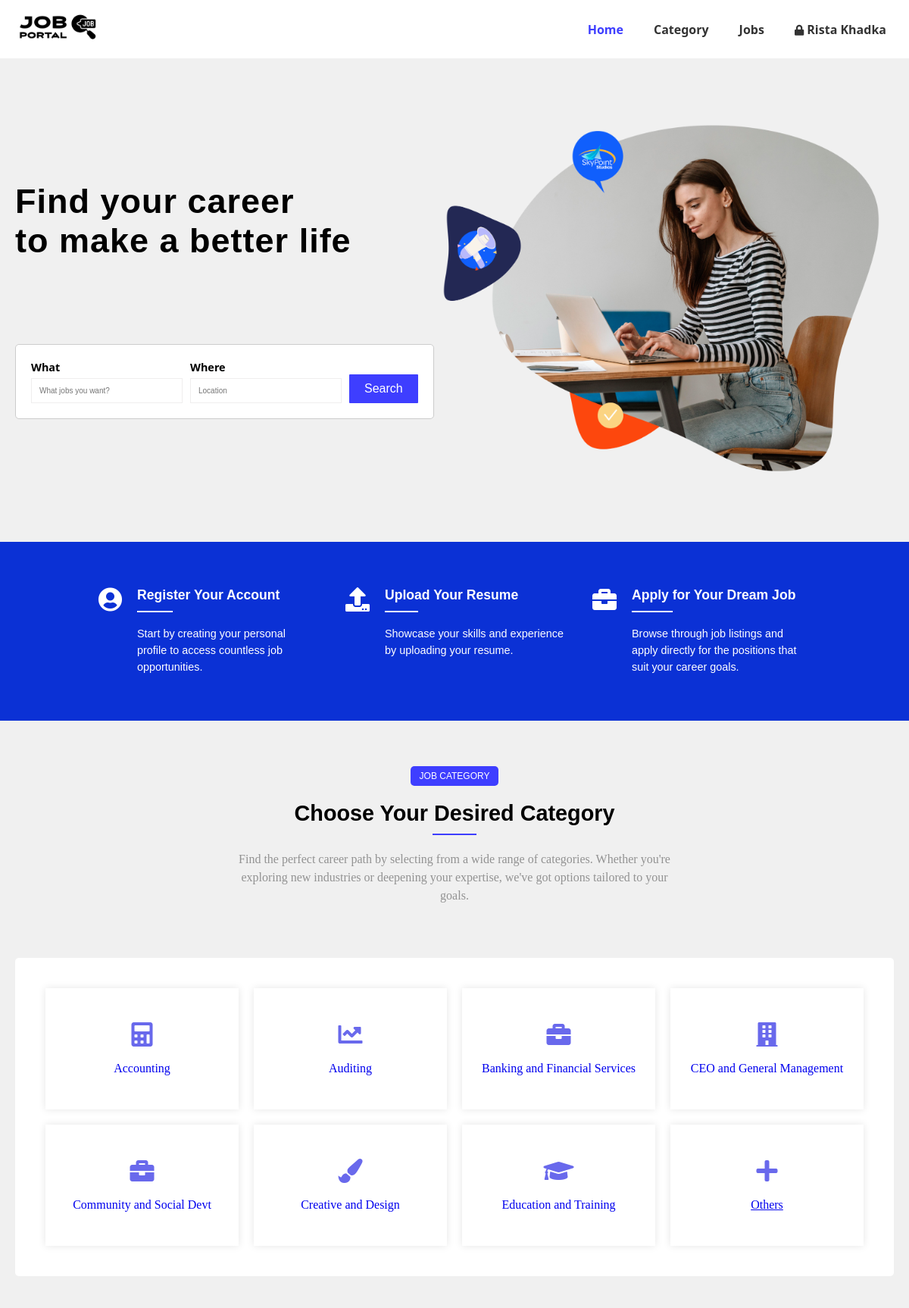
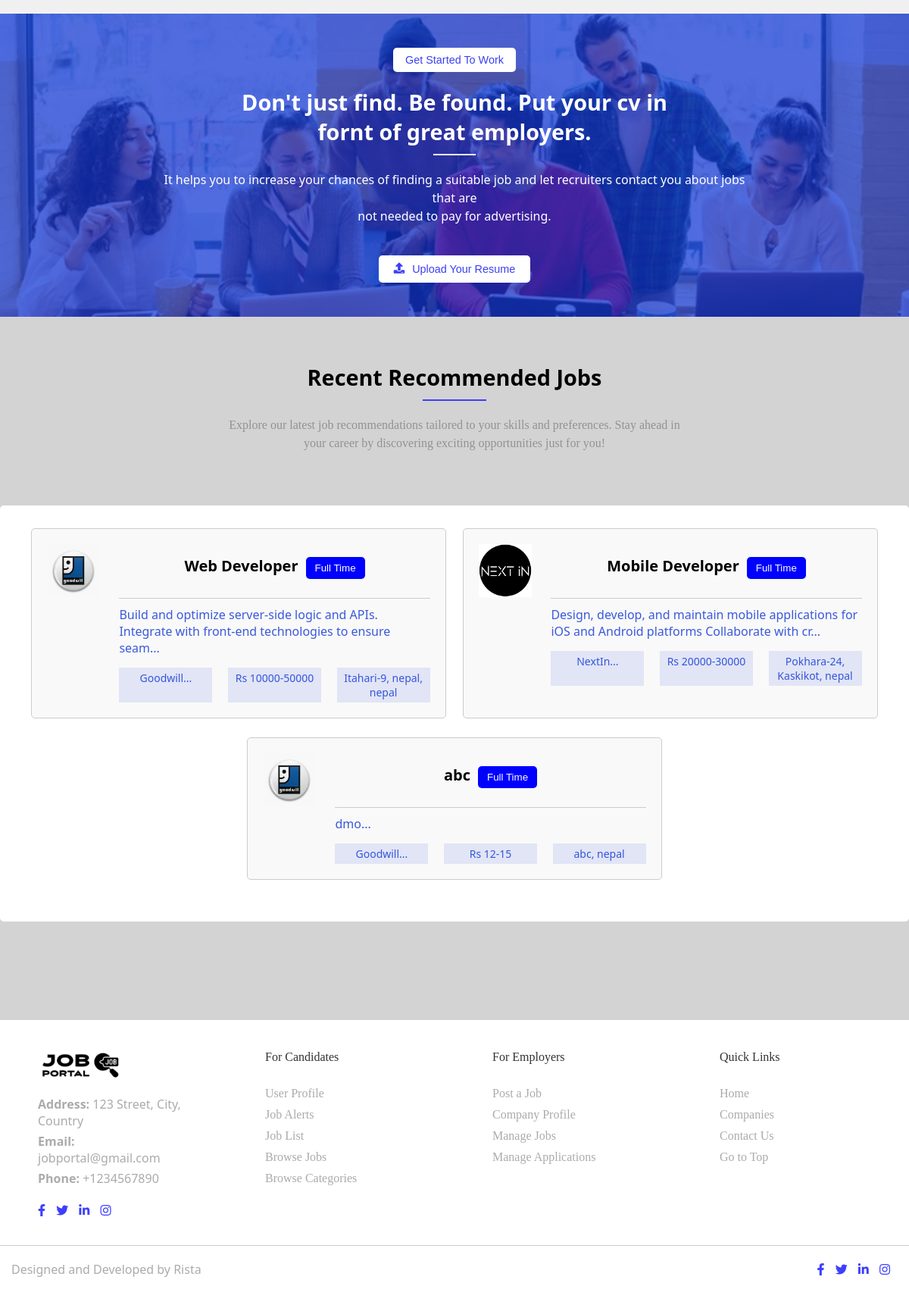
Screenshot of /jobseeker/dashboard.php (signed in) with the database file from the repository (2 pictures, top to bottom).
### tables this page shows
CREATE TABLE `user` (
  `userid` varchar(11) NOT NULL,
  `name` varchar(20) NOT NULL,
  `email` varchar(30) NOT NULL,
  `Phone_no` bigint(100) NOT NULL,
  `password` varchar(200) NOT NULL,
  `pp` blob NOT NULL,
  `gender` varchar(50) NOT NULL,
  `marital_status` varchar(50) NOT NULL,
  `immediate_available` varchar(50) NOT NULL,
  `date_of_birth` date NOT NULL,
  `skill` varchar(255) NOT NULL,
  `language` varchar(255) NOT NULL,
  `nationality` varchar(100) NOT NULL,
  `national_id_card` varchar(50) NOT NULL,
  `experience` int(11) NOT NULL,
  `career_level` varchar(100) NOT NULL,
  `industry` varchar(100) NOT NULL,
  `functional_area` varchar(100) NOT NULL,
  `current_salary` int(11) NOT NULL,
  `expected_salary` int(11) NOT NULL,
  `country` varchar(100) NOT NULL,
  `state` varchar(100) NOT NULL,
  `city` varchar(100) NOT NULL,
  `address` varchar(255) NOT NULL,
  `facebook_url` varchar(255) NOT NULL,
  `linkedin_url` varchar(255) NOT NULL,
  `create_datetime` datetime(6) NOT NULL
);

CREATE TABLE `jobs` (
  `id` int(11) NOT NULL,
  `title` varchar(20) NOT NULL,
  `city` varchar(256) NOT NULL,
  `company_name` varchar(20) NOT NULL,
  `type` varchar(20) NOT NULL,
  `category` varchar(20) NOT NULL,
  `gender` varchar(20) NOT NULL,
  `job_vacancy` int(11) NOT NULL,
  `salary_from` int(11) NOT NULL,
  `salary_to` int(11) NOT NULL,
  `shift` varchar(20) NOT NULL,
  `posted_date` date NOT NULL,
  `expiry_date` date NOT NULL,
  `career_level` varchar(20) NOT NULL,
  `salary_period` varchar(20) NOT NULL,
  `degree_level` varchar(20) NOT NULL,
  `functional_area` varchar(20) NOT NULL,
  `skills` longtext NOT NULL,
  `job_desc` longtext NOT NULL,
  `Rname` varchar(20) NOT NULL,
  `Remail` varchar(20) NOT NULL,
  `min_experience` int(11) NOT NULL,
  `max_experience` int(11) NOT NULL
);

### jobseeker/dashboard.php (the view, shortened to what this page needs)
<?php
require('../Config/dbconnect.php');
$sql = "SELECT category FROM categories ORDER BY id ASC LIMIT 7";
$result = $conn->query($sql);
$categories = [];
if ($result->num_rows > 0) {
    while ($row = $result->fetch_assoc()) {
        $categories[] = $row['category'];
    }
}
function getUserData($userid) {
    global $conn;
    $query = "SELECT * FROM user WHERE userid = ?";
    $stmt = $conn->prepare($query);
    $stmt->bind_param('s', $userid);
    $stmt->execute();
    return $stmt->get_result()->fetch_assoc();
}
function getJobData() {
    global $conn;
    $query = "SELECT * FROM jobs";
    $stmt = $conn->prepare($query);
    $stmt->execute();
    $result = $stmt->get_result();
    $jobs = [];
    while ($row = $result->fetch_assoc()) {
        $jobs[] = $row;
    }
    return $jobs;
}
function calculateJobScore($job, $user) {
    $score = 0;
    $userSkills = isset($user['skill']) ? explode(',', $user['skill']) : [];
    $jobSkills = isset($job['skills']) ? explode(',', $job['skills']) : [];
    $skillMatchCount = count(array_intersect($userSkills, $jobSkills));
    $skillsWeight = !empty($jobSkills) ? ($skillMatchCount / count($jobSkills)) * 0.4 * 100 : 0;
    $score += $skillsWeight;
    if (isset($user['expected_salary']) && $user['expected_salary'] >= $job['salary_from'] && $user['expected_salary'] <= $job['salary_to']) {
        $score += 0.25 * 100;
    }
    $minExperience = 0;
    $maxExperience = PHP_INT_MAX;
    if (isset($job['min_experience']) && isset($job['max_experience'])) {
        $minExperience = (int)$job['min_experience'];
        $maxExperience = (int)$job['max_experience'];
    }
    if (isset($user['experience']) && $user['experience'] >= $minExperience && $user['experience'] <= $maxExperience) {
        $score += 0.2 * 100;
    }
    return $score;
}
function getJobDataById($jobId) {
    global $conn;
    $query = "SELECT * FROM jobs WHERE id = ?";
    $stmt = $conn->prepare($query);
    $stmt->bind_param('i', $jobId);
    $stmt->execute();
    $job = $stmt->get_result()->fetch_assoc();
    if ($job) {
        $companyName = $job['company_name'];
        $companyQuery = "SELECT logo, country FROM company WHERE name = ?";
        $companyStmt = $conn->prepare($companyQuery);
        $companyStmt->bind_param('s', $companyName);
        $companyStmt->execute();
        $company = $companyStmt->get_result()->fetch_assoc();
        if ($company) {
            $job['logo'] = $company['logo'];
            $job['country'] = $company['country'];
        } else {
            $job['logo'] = '../uploads/userphoto/default.jpg';
                        $job['country'] = 'Unknown';
        }
    }
    return $job;
}
?>
<!DOCTYPE html>
<html lang="en">
<head>
    <link rel="stylesheet" href="../css/index.css">
    <link rel="stylesheet" href="../css/Navigation.css">
    <link rel="stylesheet" href="../css/footer.css">
    <link rel="stylesheet" href="https://cdnjs.cloudflare.com/ajax/libs/font-awesome/5.15.4/css/all.min.css">
</head>
<body>
    <nav class="navbar">
        <div class="navbar-container">
            <div class="logo">
                <a href="http://localhost/JobPortal/index.php"><img src="http://localhost/JobPortal/Logo/logo3.png"
                        alt="Logo"></a>
            </div>
            <ul class="nav-links">
                <li><a href="dashboard.php">Home</a></li>
                <li><a href="category.php">Category</a></li>
                <li><a href="job.php">Jobs</a></li>
                <li>
                    <?php $user_id = $_SESSION['user_id'];
                        $query = "SELECT name FROM user WHERE userid = ?";
                        $stmt = $conn->prepare($query);
                        $stmt->bind_param('s', $user_id);
                        $stmt->execute();
                        $result = $stmt->get_result();
                        $user = $result->fetch_assoc();
                        $user_name = htmlspecialchars($user['name']);
                    ?>
                    <a href="profile.php" class="username">
                        <i class="fa fa-lock" aria-hidden="true" style="padding-left: 0px; font-size: 14px;"></i>
                        <?php echo $user_name; ?>
                    </a>
                </li>
            </ul>
        </div>
    </nav>
    <section class="hero">
        <div class="hero-container">
            <div class="hero-left">
                <div class="hero-text">
                    <h1>Find your career <br> to make a better life</h1>
                </div>
                <form action="job.php">
                    <div class="search-box">
                        <div class="input-group">
                            <label for="what">What</label>
                            <input type="text" id="what" placeholder="What jobs you want?" class="search-input">
                        </div>
                        <div class="input-group">
                            <label for="where">Where</label>
                            <input type="text" id="where" placeholder="Location" class="search-input">
                        </div>
                        <button class="search-button">Search</button>
                    </div>
                </form>
            </div>
            <div class="hero-image">
                <img src="../Banners/banner1.png" alt="Career Image">
            </div>
        </div>
    </section>
    <section class="steps-container">
        <div class="step">
            <i class="fa fa-user-circle" aria-hidden="true"></i>
            <div class="step-text">
                <h2>Register Your Account</h2>
                <p>Start by creating your personal profile to access countless job opportunities.</p>
            </div>
        </div>
        <div class="step">
            <i class="fa fa-upload" aria-hidden="true"></i>
            <div class="step-text">
                <h2>Upload Your Resume</h2>
                <p>Showcase your skills and experience by uploading your resume.</p>
            </div>
        </div>
        <div class="step">
            <i class="fa fa-briefcase" aria-hidden="true"></i>
            <div class="step-text">
                <h2>Apply for Your Dream Job</h2>
                <p>Browse through job listings and apply directly for the positions
                    that suit your career goals.</p>
            </div>
        </div>
    </section>
    <section class="category-section">
        <a href="category.php" style="text-decoration: none;">
            <button class="category-button">JOB CATEGORY</button>
        </a>
        <h2 class="category-heading">Choose Your Desired Category</h2>
        <p class="category-paragraph">
            Find the perfect career path by selecting from a wide range of categories. Whether you're exploring new
            industries or deepening your expertise, we've got options tailored to your goals.
        </p>
        <div class="category-box-container">
            <?php
            foreach ($categories as $category) {
                $icon = 'fa-briefcase';
                switch ($category) {
                    case 'Accounting':
                        $icon = 'fa-calculator';
                        break;
                    case 'Auditing':
                        $icon = 'fa-chart-line';
                        break;
                    case 'CEO and General Management':
                        $icon = 'fa-building';
                        break;
                    case 'Creative and Design':
                        $icon = 'fa-paint-brush';
                        break;
                    case 'Education and Training':
                        $icon = 'fa-graduation-cap';
                        break;
                }
        echo '<div class="category-box">';
        echo '<a href="category.php?category=' . urlencode($category) . '" style="text-decoration: none;">';
        echo '<i class="fa ' . $icon . '" aria-hidden="true"></i>';
        echo '<p>' . htmlspecialchars($category) . '</p>';
        echo '</div>';
    }
    ?>
            <div class="category-box">
                <i class="fa fa-plus" aria-hidden="true"></i>
                <p><a href="category.php">Others</a></p>
            </div>
        </div>
    </section>
    <section class="banner-section">
        <div class="banner-overlay">
            <button class="get-started-button">Get Started To Work</button>
            <h2 class="banner-heading">Don't just find. Be found. Put your cv in <br> fornt of great employers.</h2>
            <p class="banner-paragraph">It helps you to increase your chances of finding a suitable job and
                let recruiters contact you about jobs that are <br>not needed to pay for advertising.
            </p>
            <button class="upload-cv-button"><i class="fa fa-upload" aria-hidden="true"></i>Upload Your Resume</button>
        </div>
    </section>
    <section class="hot-jobs-section">
        <div class="container">
            <h2 class="recent-jobs-heading">Recent Recommended Jobs</h2>
            <p class="recent-jobs-paragraph">
                Explore our latest job recommendations tailored to your skills and preferences. Stay ahead in your
                career by discovering exciting opportunities just for you!
            </p>
            <div class="category-box-container1">
                <div class="job-listings1">
                    <?php
            $userId = $_SESSION['user_id'];
            $user = getUserData($userId);
            $allJobs = getJobData();
            $jobScores = [];
            foreach ($allJobs as $job) {
                $score = calculateJobScore($job, $user);
                if ($score > 0) {
                    $jobScores[$job['id']] = $score;
                }
            }
            arsort($jobScores);
            foreach ($jobScores as $jobId => $score) {
    $jobDetails = getJobDataById($jobId);
    if ($jobDetails) {
        echo '<div class="job1" onclick="window.location.href=\'job_details.php?id=' . $jobDetails['id'] . '\'">';
        echo '<div class="img-logo">';
        echo '<img src="../uploads/' . htmlspecialchars($jobDetails['logo']) . '" alt="Company Logo" class="company-logo">';
        echo '</div>';
        echo '<div class="job-details">';
        echo '<span class="job-title">' . htmlspecialchars($jobDetails['title']) . '</span>';
        echo '<button class="job-type">' . ucfirst($jobDetails['type']) . '</button>';
        echo '<hr class="divider">';
        echo '<p class="job-description">' . htmlspecialchars(substr($jobDetails['job_desc'], 0, 100)) . '...</p>';
        echo '<div class="job-info">';
        echo '<p class="info-box">' . htmlspecialchars(substr($jobDetails['company_name'], 0, 15)) . '...</p>';
        echo '<div class="info-box">Rs ' . htmlspecialchars($jobDetails['salary_from']) . "-" . htmlspecialchars($jobDetails['salary_to']) . '</div>';
        echo '<div class="info-box">' . htmlspecialchars($jobDetails['city']) . ", " . htmlspecialchars($jobDetails['country']) . '</div>';
        echo '</div>';
        echo '</div>';
        echo '</div>';
    }
}
            ?>
                </div>
            </div>
        </div>
    </section>
    <?php include '../Assets/footer.php'; ?>
</body>
</html>

### css/Navigation.css (style rules this page uses)
* { margin: 0; padding: 0; box-sizing: border-box; }
body { font-family: 'Segoe UI', Tahoma, Geneva, Verdana, sans-serif; }
.navbar { background-color: white; padding: 1em 0; box-shadow: 0 2px 4px rgba(0, 0, 0, 0.1); }
.navbar-container { display: flex; justify-content: space-between; align-items: center; max-width: 1200px; margin: 0 auto; padding: 0 20px; }
.logo img { height: 40px; }
.nav-links { list-style: none; display: flex; }
.nav-links li { margin-left: 20px; }
.nav-links a { color: #333; text-decoration: none; font-weight: bold; padding: 5px 10px; border-radius: 4px; transition: color 0.3s; }
.nav-links a.active { color: rgb(62, 62, 255); }

### css/footer.css (style rules this page uses)
.container { max-width: 1300px; margin: 0 auto; }
hr { border: none; border-top: 1px solid #ccc; width: 100%; margin: 5px 0; }

### rows the page displays
user: name "Rista Khadka"
jobs: title "Web Developer", type "Full Time", job_desc "Build and optimize server-side logic and APIs. Integrate with front-end technologies to ensure seam", company_name "Goodwill", salary_from "10000", salary_to "50000", city "Itahari-9, nepal", country "nepal"
jobs: shows a picture, title "Mobile Developer", type "Full Time", job_desc "Design, develop, and maintain mobile applications for iOS and Android platforms Collaborate with cr", company_name "NextIn", salary_from "20000", salary_to "30000", city "Pokhara-24, Kaskikot", country "nepal"
jobs: title "abc", type "Full Time", job_desc "dmo", company_name "Goodwill", salary_from "12", salary_to "15", city "abc", country "nepal"

### other values shown
$category "Accounting"
$category "Auditing"
$category "Banking and Financial Services"
$category "CEO and General Management"
$category "Community and Social Devt"
$category "Creative and Design"
$category "Education and Training"
